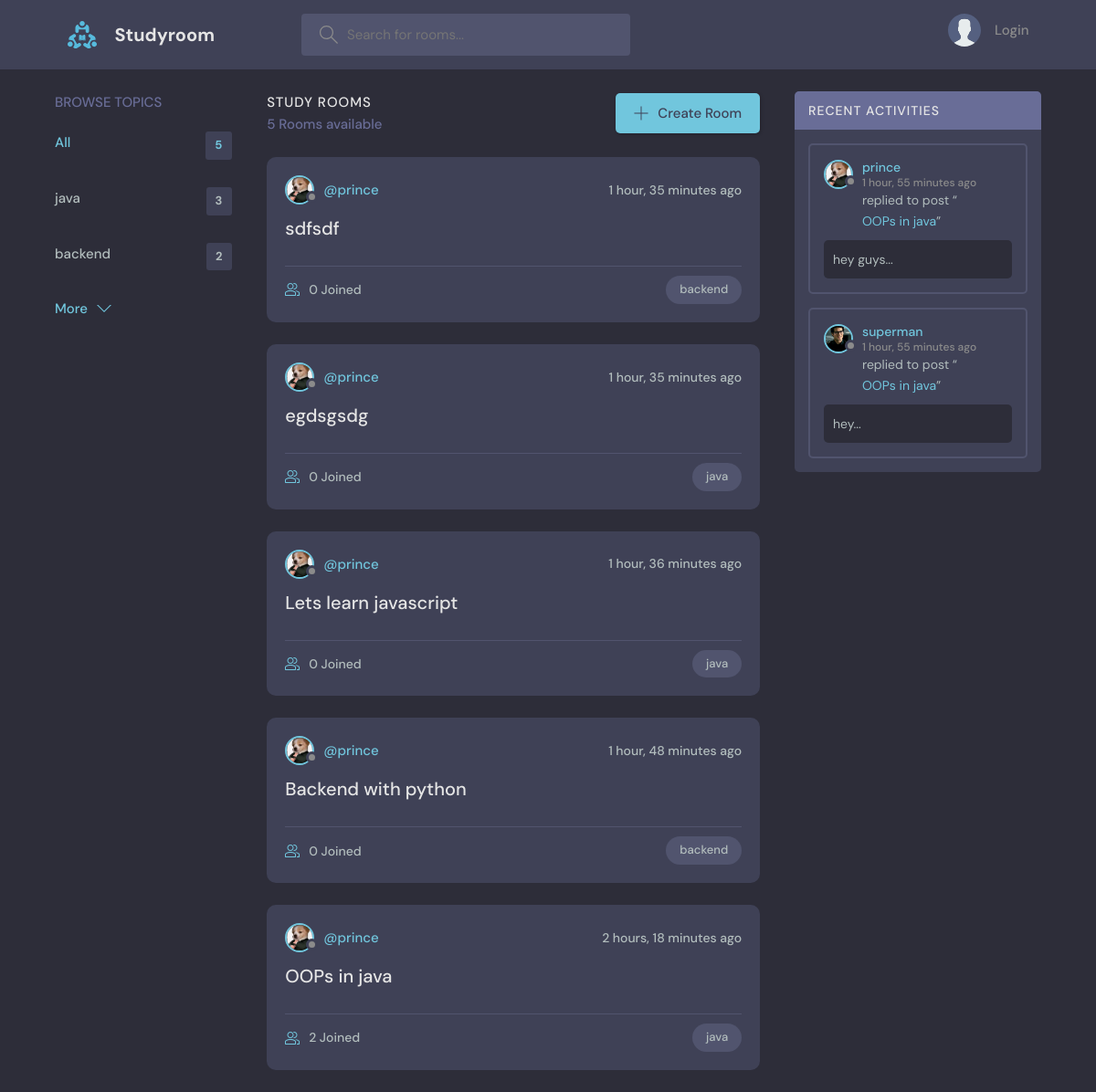
The page / on the database its author committed.
### base/models.py (models this page shows, shortened)
class topic(models.Model):
    name=models.CharField(max_length=150)
    def __str__(self):
        return self.name

class Room(models.Model):
    host=models.ForeignKey(User,on_delete=models.SET_NULL,null=True)
    topic=models.ForeignKey(topic,on_delete=models.SET_NULL,null=True)
    name=models.CharField(max_length=150)
    description=models.TextField(null=True,blank=True)
    members=models.ManyToManyField(User,related_name='member',blank=True)
    updated=models.DateTimeField(auto_now=True)
    created=models.DateTimeField(auto_now_add=True)
    class Meta:
        ordering=['-updated','-created']

class User(AbstractUser):
    name=models.CharField(max_length=200,null=True)
    bio=models.TextField(null=True)
    email=models.CharField(unique=True)
    avatar=models.ImageField(null=True,default='avatar.svg')
    followers=models.ManyToManyField('self',related_name='following',symmetrical=False,blank=True)
    USERNAME_FIELD='email'
    REQUIRED_FIELDS=[]

class message(models.Model):
    user=models.ForeignKey(User,on_delete=models.CASCADE)
    room=models.ForeignKey(Room,on_delete=models.SET_NULL,null=True)
    body=models.TextField()
    edit=models.BooleanField(default=False)
    updated=models.DateTimeField(auto_now=True)
    created=models.DateTimeField(auto_now_add=True)
    class Meta:
        ordering=['-updated','-created']
    def __str__(self):
        return self.body[0:50]

### base/views.py (the view)
# urls.py: path('',views.home,name="home"),
def home(request):
    q=request.GET.get('q','')
    try:
        user=User.objects.get(username=q)
    except User.DoesNotExist:
            user=None
    if user:
        return redirect('userProfile',pk=user.id)
    rooms=Room.objects.filter(Q(topic__name__icontains=q)| Q(name__icontains=q))
    topics=topic.objects.annotate(room_count=Count('room')).order_by('-room_count')[:4]
    room_count=rooms.count()
    topic_count=Room.objects.all().count()
    mussage=message.objects.filter(room__in=rooms).order_by('-created')[:7]
    return render(request,'home.html',{'rooms':rooms,
                                       'topics':topics,
                                       'mussages':mussage,
                                       'room_count':room_count,
                                       'topic_count':topic_count})

### template/home.html (shortened to what this page needs)
{% extends 'main.html' %}
{% block content %}
   <main class="layout layout--3">
      <div class="container">
         {% include 'topics_component.html' %}
         <div class="roomList">
          <div class="roomList__header">
            <div>
              <h2>Study Rooms</h2>
              <p>{{room_count}} Rooms available</p>
            </div>
            <a class="btn btn--main" href="{% url 'createRoom' %}">
              <svg version="1.1" xmlns="http://www.w3.org/2000/svg" width="32" height="32" viewBox="0 0 32 32">
                <title>add</title>
                <path
                  d="M16.943 0.943h-1.885v14.115h-14.115v1.885h14.115v14.115h1.885v-14.115h14.115v-1.885h-14.115v-14.115z"
                ></path>
              </svg>
              Create Room
            </a>
          </div>
         {% include 'feed_component.html' %}
        </div>
         {% include 'activity_component.html' %}
      </div>
    </main>
{% endblock %}

### template/topics_component.html
<div class="topics">
          <div class="topics__header">
            <h2>Browse Topics</h2>
          </div>
          <ul class="topics__list">
            <li>
              <a href="{% url 'home' %}" class="active">All <span>{{topic_count}}</span></a>
            </li>
            {% for topic in topics %}
            <li>
              <a href="{% url 'home' %}?q={{topic.name}}">{{topic.name}} <span>{{topic.room_set.all.count}}</span></a>
            </li>
            {% endfor %}
          </ul>
          <a class="btn btn--link" href="{% url 'topicPage' %}">
            More
            <svg version="1.1" xmlns="http://www.w3.org/2000/svg" width="32" height="32" viewBox="0 0 32 32">
              <title>chevron-down</title>
              <path d="M16 21l-13-13h-3l16 16 16-16h-3l-13 13z"></path>
            </svg>
          </a>
        </div>

### template/feed_component.html (shortened to what this page needs)
        {% for room in rooms %}
          <div class="roomListRoom">
            <div class="roomListRoom__header">
              <a href="{% url 'userProfile' room.host.id %}" class="roomListRoom__author">
                <div class="avatar avatar--small">
                  <img src="{{room.host.avatar.url}}" />
                </div>
                <span>@{{room.host.username}}</span>
              </a>
              <div class="roomListRoom__actions">
                <span>{{room.created | timesince}} ago</span>
              </div>
            </div>
            <div class="roomListRoom__content">
              <a href="{% url 'room' room.id %}">{{room.name}}</a>
            </div>
            <div class="roomListRoom__meta">
              <a href="{% url 'room' room.id %}" class="roomListRoom__joined">
                {{room.members.count}} Joined
              </a>
              <p class="roomListRoom__topic">{{room.topic}}</p>
            </div>
          </div>
        {% endfor %}

### template/activity_component.html (shortened to what this page needs)
<div class="activities">
          <div class="activities__header">
            <h2>Recent Activities</h2>
          </div>
          {% for msg in mussages %}
          <div class="activities__box">
            <div class="activities__boxHeader roomListRoom__header">
              <a href="{% url 'userProfile' msg.user.id %}" class="roomListRoom__author">
                <div class="avatar avatar--small">
                  <img src="{{msg.user.avatar.url}}" />
                </div>
                <p>
                  {{msg.user.username}}
                  <span>{{msg.created | timesince}} ago</span>
                </p>
              </a>
            </div>
            <div class="activities__boxContent">
              <p>replied to post “<a href="{% url 'room' msg.room.id %}">{{msg.room.name}}</a>”</p>
              <div class="activities__boxRoomContent">
                {{msg}}...
              </div>
            </div>
          </div>
          {% endfor %}
        </div>

### rows shown on the page
topic: name "java", room_set.all.count "3"
topic: name "backend", room_set.all.count "2"
Room: host.avatar (picture), host.username "prince", created "1 hour, 35 minutes", name "sdfsdf", members.count "0", topic "backend"
Room: host.avatar (picture), host.username "prince", created "1 hour, 35 minutes", name "egdsgsdg", members.count "0", topic "java"
Room: host.avatar (picture), host.username "prince", created "1 hour, 36 minutes", name "Lets learn javascript", members.count "0", topic "java"
Room: host.avatar (picture), host.username "prince", created "1 hour, 48 minutes", name "Backend with python", members.count "0", topic "backend"
Room: host.avatar (picture), host.username "prince", created "2 hours, 18 minutes", name "OOPs in java", members.count "2", topic "java"
message: user.avatar (picture), user.username "prince", created "1 hour, 55 minutes", room.name "OOPs in java", body "hey guys"
message: user.avatar (picture), user.username "superman", created "1 hour, 55 minutes", room.name "OOPs in java", body "hey"

### other values the page prints
{{ topic_count }} "5"
{{ room_count }} "5"
